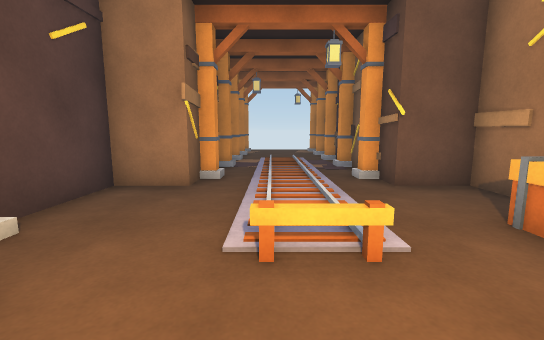
view 1 (above)

12 first-person views from a walk through a 3-D level made in the Unity game engine. The camera is 1.2 m above the floor, tilts 8° down and sees 90° across. The floor is counted in squares, 1 m on a side. Each view is taken from the middle of a square. On the plan, view 1 faces up. The plan holds only what a view shows up to about 13 squares ahead; the rest is blank. The player is left out.

view 2
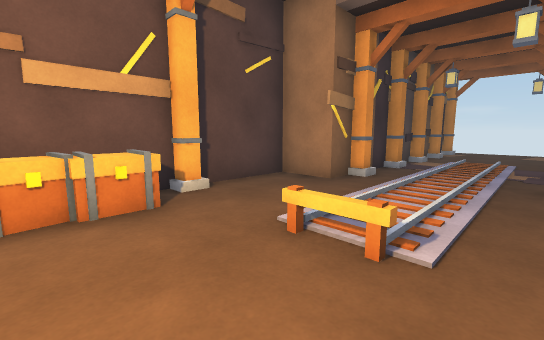

view 3
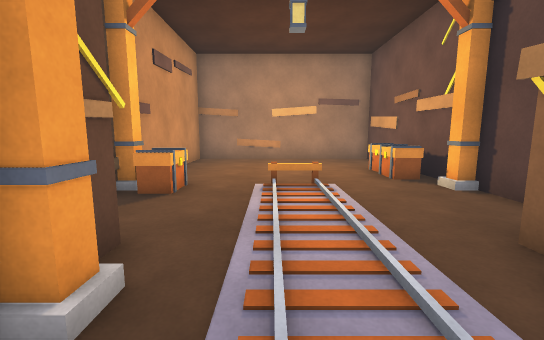

view 4
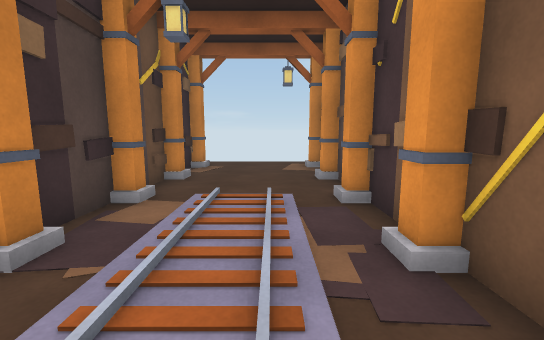

view 5
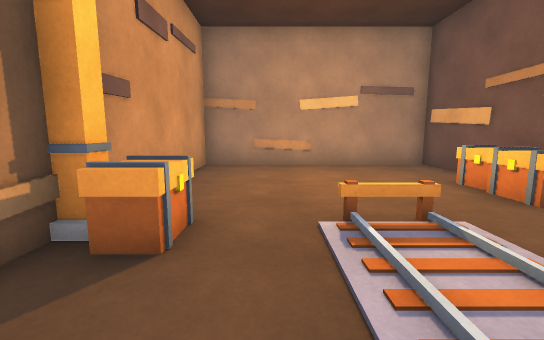

view 6
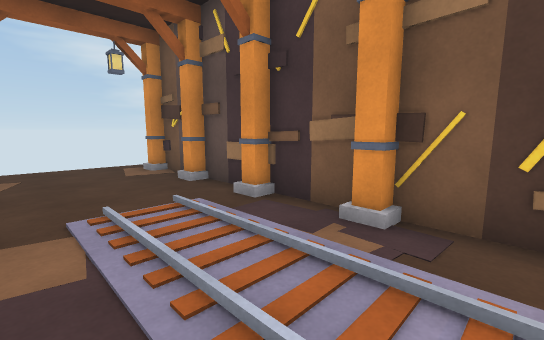

view 7
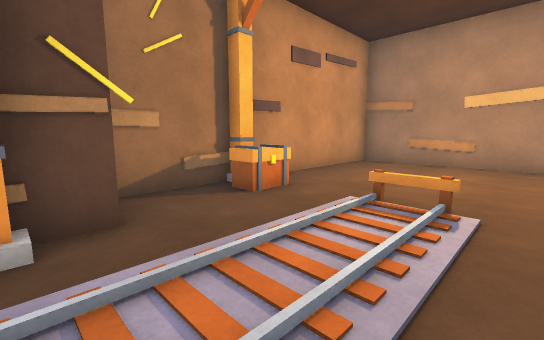

view 8
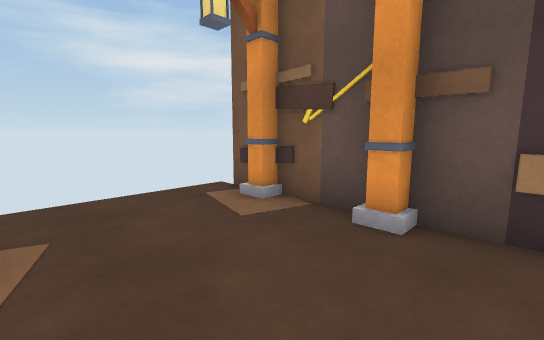

view 9
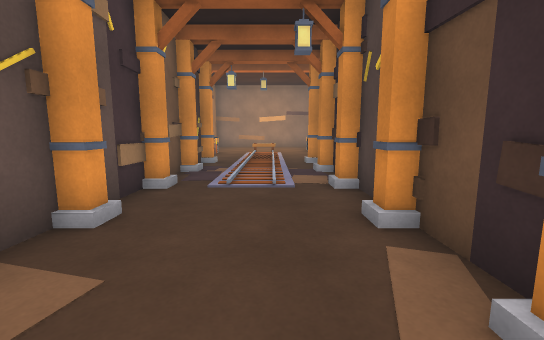

view 10
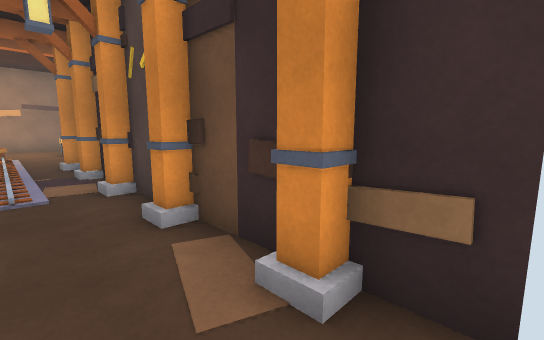

view 11
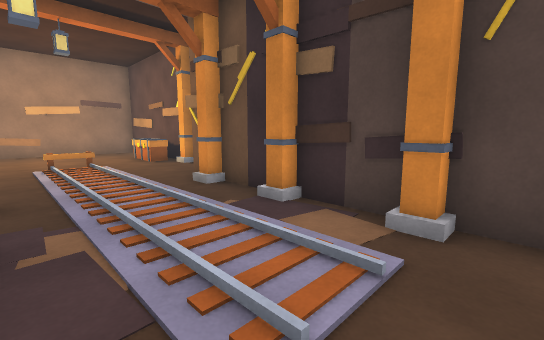

view 12
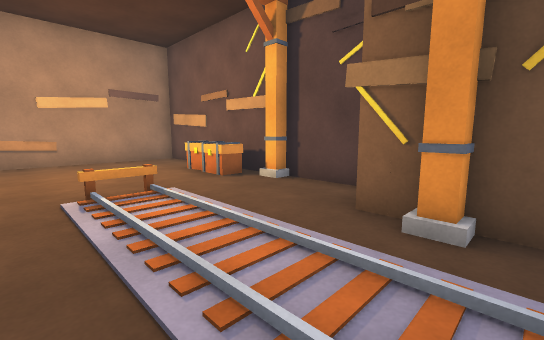

### Floor plan
Key: @ floor where view 1 was taken; # wall or solid block; x gap in a wall; . floor; / step, stairs or slope; O other object.
Columns run from 4 left of view 1 to 5 right of it. Each row starts with its distance up from view 1.
 18   x....x
 17   O....#
 16   #....#
 15   #....#
 14   O....#
 13   #....#
 12   O.///#
 11   #. /.#
 10   O.//O#
  9   #. //#
  8   #. /.#
  7   O. //#
  6 ###. /.###
  5 #... /...#
  4 #... /...#
  3 ##..//.O##
  2 #O..OO.O.#
  1 #OO......#
  0 #OO.@....#
 -1 #........#
 -2 #........#
 -3 #........#
 -4 ##########

Positions as (right, up) in squares from view 1, and headings:
1: (0, 0), facing up
2: (2, 0), facing up-left
3: (1, 9), facing down
4: (1, 7), facing up
5: (2, 6), facing down
6: (-1, 8), facing up-right
7: (-1, 7), facing down-right
8: (-1, 13), facing up-right
9: (0, 18), facing down
10: (0, 18), facing down-left
11: (2, 13), facing down-left
12: (2, 8), facing down-left
